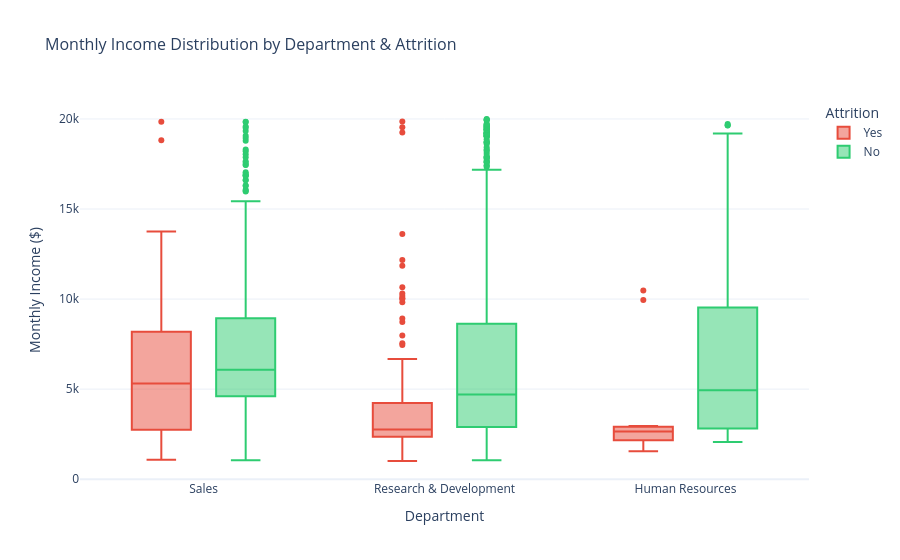

Write notebook code for a chart like this one.
### Code cell
# ── Chart 9: Interactive Plotly Chart — Income by Dept & Attrition ──
fig = px.box(
    df_clean,
    x='Department',
    y='MonthlyIncome',
    color='Attrition',
    color_discrete_map={'No': '#2ecc71', 'Yes': '#e74c3c'},
    title='Monthly Income Distribution by Department & Attrition',
    labels={'MonthlyIncome': 'Monthly Income ($)', 'Department': 'Department'},
    template='plotly_white'
)
fig.update_layout(title_font_size=16)
fig.show()

### Figure 1 — Plotly figure (JSON) as saved in the notebook; plotly's stock layout.template omitted (floating-point values rounded to 4 significant figures; data arrays with more than 128 entries replaced by an {"elided": "..."} marker saying what was removed)
{"data": [{"alignmentgroup": "True", "hovertemplate": "Attrition=Yes<br>Department=%{x}<br>Monthly Income ($)=%{y}<extra></extra>", "legendgroup": "Yes", "marker": {"color": "#e74c3c"}, "name": "Yes", "notched": false, "offsetgroup": "Yes", "orientation": "v", "showlegend": true, "type": "box", "x": {"elided": "237 str values"}, "x0": " ", "xaxis": "x", "y": {"elided": "237 int values"}, "y0": " ", "yaxis": "y"}, {"alignmentgroup": "True", "hovertemplate": "Attrition=No<br>Department=%{x}<br>Monthly Income ($)=%{y}<extra></extra>", "legendgroup": "No", "marker": {"color": "#2ecc71"}, "name": "No", "notched": false, "offsetgroup": "No", "orientation": "v", "showlegend": true, "type": "box", "x": {"elided": "1233 str values"}, "x0": " ", "xaxis": "x", "y": {"elided": "1233 int values"}, "y0": " ", "yaxis": "y"}], "layout": {"boxmode": "group", "legend": {"title": {"text": "Attrition"}, "tracegroupgap": 0}, "title": {"font": {"size": 16}, "text": "Monthly Income Distribution by Department & Attrition"}, "xaxis": {"anchor": "y", "domain": [0.0, 1.0], "title": {"text": "Department"}}, "yaxis": {"anchor": "x", "domain": [0.0, 1.0], "title": {"text": "Monthly Income ($)"}}}}
